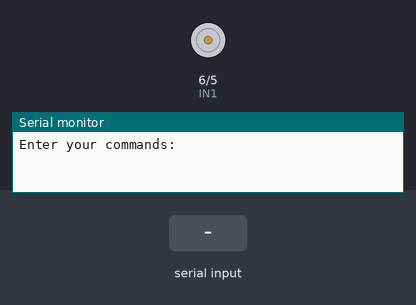
A sketch run on a simulated Arduino Uno, built with avr-gcc and run on an emulated ATmega328P. Shown: motor-driver pin pairs drawn as motors (green arrow = first pin HIGH = forward, orange = second pin HIGH = backward, longer = more drive), the last lines printed to the serial monitor. The inputs (shaded band) are chosen by the test bench.

Above: at 1.2 s.
1.3 s: "0" received over the second serial link
At 2.5 s:
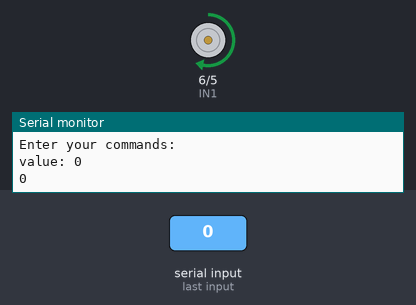
2.8 s: "1" received over the second serial link
At 3.8 s:
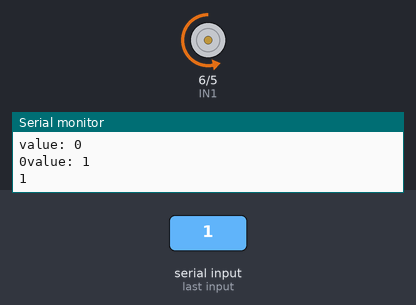
Timing chart, 0 to 5.8 s (numbered marks = the images above; inputs shaded):
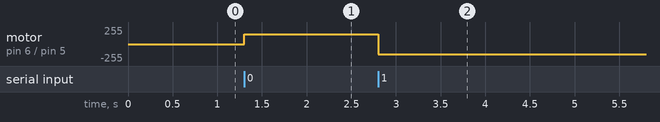

Measured:
- after the input at 1.3 s, motor on pin 6 (IN1) / pin 5 (IN2): stopped → forward 150/255 at once
- after the input at 2.8 s, motor on pin 6 (IN1) / pin 5 (IN2): forward 150/255 → backward 150/255 at once

The sketch:

slave.ino
```cpp
#include <SoftwareSerial.h>
SoftwareSerial slave(10, 11); // Connect HC-05 TX to Arudino pin 10, Connect HC-05 RX to Arudino pin 11
#define IN1 6
#define IN2 5
#define MAX_SPEED 255  //từ 0-255
#define MIN_SPEED 0


void Lui(int speed) {
  speed = constrain(speed, MIN_SPEED, MAX_SPEED);
  digitalWrite(IN1, LOW);
  analogWrite(IN2, speed);
}

void Dung() {// Hàm dừng motor
  digitalWrite(IN1, LOW);
  digitalWrite(IN2, LOW);
}
void Tien(int speed) {
  speed = constrain(speed, MIN_SPEED, MAX_SPEED); //đảm báo giá trị nằm trong một khoảng từ 0 - MAX_SPEED
  analogWrite(IN1, speed);
  digitalWrite(IN2, LOW);
}

void NhanhDan(){
  for (int i = 0 ; i <= 255 ; i++){
    analogWrite(IN1 , i);
    digitalWrite(IN2 , LOW);
    delay(50);
    }

  }

  void ChamDan(){
  for (int i = 255; i >= 0 ; i--){
    analogWrite(IN1 , i);
    digitalWrite(IN2 , LOW);
    delay(50);
    }

  }

void setup() {
  Serial.begin(9600);
   pinMode(IN1, OUTPUT);
  pinMode(IN2, OUTPUT);
  Serial.println("Enter your commands: ");
  slave.begin(9600);
}
void loop() {
  if (slave.available()) {
    char value = slave.read();
    Serial.print("value: ");
    Serial.println(value);
    if (value == '0') {
     Serial.print(value);
    Tien(150);
    }
    else {
      Serial.print(value);
      Lui(150);
    }
      delay(200);
  }
}
```
